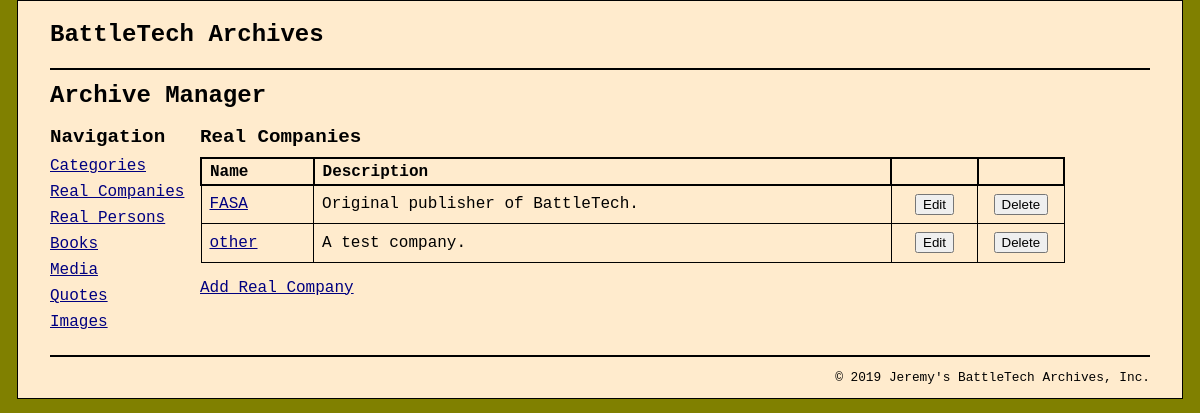
The page /archive_manager/index.php?action=list_realcompanies on the database its author committed.
### tables this page shows
CREATE TABLE realcompanies (
	ID						INT						NOT NULL	AUTO_INCREMENT,
	name 					VARCHAR(255)			NOT NULL,
  	description   			VARCHAR(511)  			NOT NULL,
	PRIMARY KEY (ID)
);

### model/realcompany_db.php (called while the page is built, shortened)
<?php
class RealCompanyDB {
  public function getRealCompanies()
  {
    $db = Database::getDB();
    $query = "SELECT *
              FROM realcompanies";
    $results = $db->query($query);
    $realcompanies = array();
    foreach ($results as $row) {
      $realcompany = new RealCompany($row['name'], $row['description'], $row['ID']);
      $realcompanies[] = $realcompany;
    }
    return $realcompanies;
  }
}
class RealCompany {
  private $id, $name, $description;
  public function __construct
    ($name = '', $description = '', $id = 0)
  {
    $this->id = $id;
    $this->name = $name;
    $this->description = $description;
  }
  public function getID() { return $this->id; }
  public function getName() { return $this->name; }
  public function getDescription() { return $this->description; }
}
?>

### archive_manager/realcompanies_list.php (the view, shortened to what this page needs)
<?php include('../view/header.php'); ?>
<main>
  <h1>Archive Manager</h1>
  <aside>
    <h2>Navigation</h2>
    <?php include('../view/manager_navigation.php'); ?>
  </aside>
  <section>
    <h2>Real Companies</h2>
    <table class="manager_list_table">
      <tr>
        <th>Name</th>
        <th>Description</th>
        <th>&nbsp;</th>
        <th>&nbsp;</th>
      </tr>
      <?php foreach ($realcompanies as $realcompany) : ?>
      <tr>
        <td>
          <a href="?action=<?php echo Action::view_realcompany; ?>&
          <?php echo VN::realcompany_id.'='.$realcompany->getID(); ?>">
            <?php echo $realcompany->getName(); ?>
          </a>
        </td>
        <td><?php echo $realcompany->getDescription(); ?></td>
        <td class="button">
          <form action="." method="post">
            <input type="submit" name="<?php echo VN::button; ?>" value="<?php echo BV::Edit; ?>">
          </form>
        </td>
        <td class="button">
          <form action="." method="post">
            <input type="submit" name="<?php echo VN::button; ?>" value="<?php echo BV::Delete; ?>">
          </form>
        </td>
      </tr>
      <?php endforeach; ?>
    </table>
    <p>
      <a href="?action=<?php echo Action::show_add_realcompany_form; ?>">
        Add Real Company
      </a>
    </p>
  </section>
</main>
<?php include('../view/footer.php'); ?>

### main.css (style rules this page uses)
html { background-color: olive; }
body { font-family: "Courier New", Courier, monospace; width: 1100px; margin: 0 auto; padding: 0 2em; background-color: blanchedalmond; border: 1px solid black; }
h1 { font-size: 150%; margin: .5em 0; color: black; }
h2 { font-size: 120%; margin: .25em 0 .5em; color: black; }
a { color: navy; }
input { margin: 5px; }
aside { float: left; width: 150px; }
section { float: left; width: 865px; }
.manager_list_table { width: 100%; border: 1px solid black; border-collapse: collapse; }
.manager_list_table th { border: 2px solid black; }
.manager_list_table td { border: 1px solid black; }
.manager_list_table th, td { padding: .2em .5em .2em .5em; text-align: left; }
.button { text-align: center; width: 10%; }
.manager_entity_form th, td { padding: .2em .5em .2em .5em; text-align: left; }

### rows shown on the page
realcompanies: name "FASA", description "Original publisher of BattleTech."
realcompanies: name "other", description "A test company."
